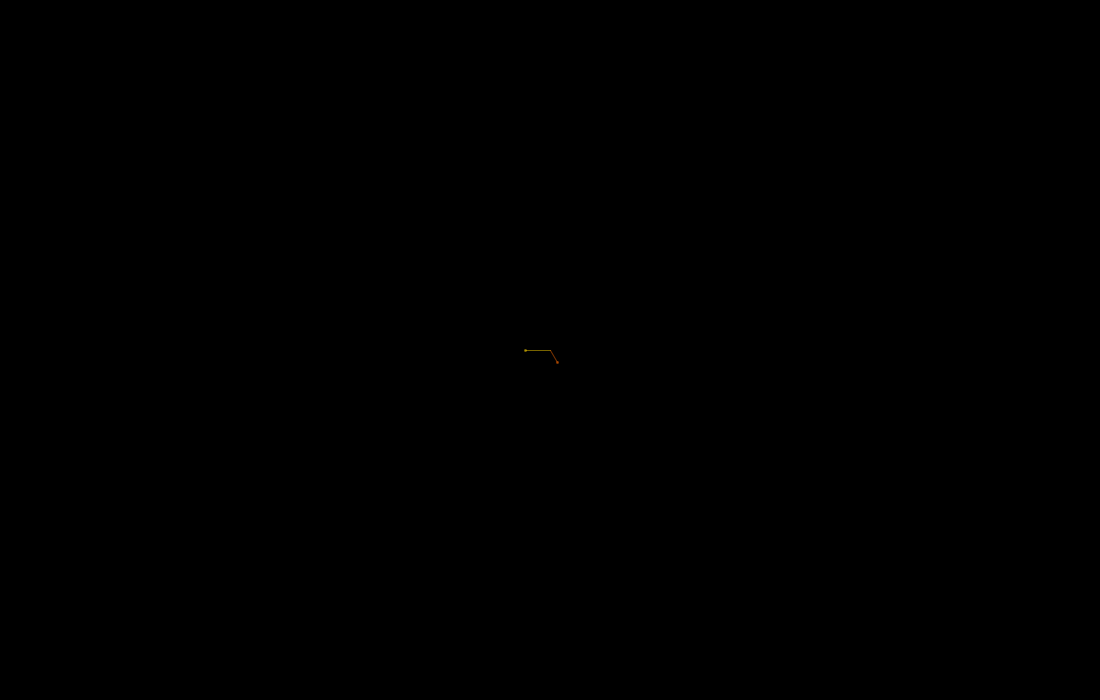
Frame 1 (no input)
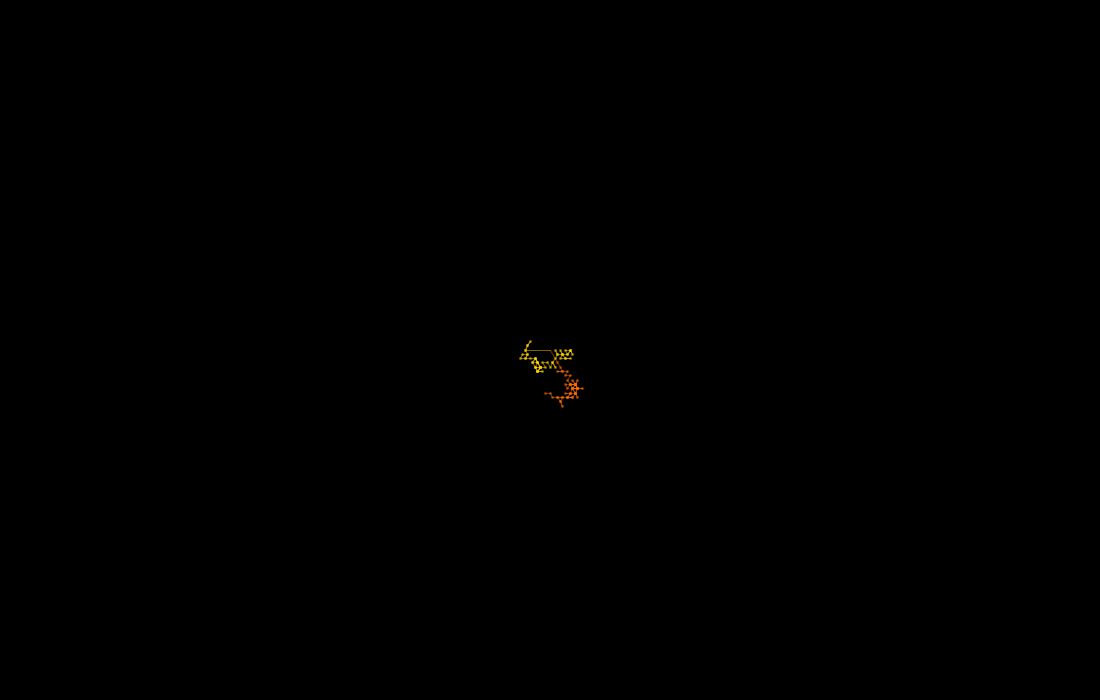
Frame 60 (the mouse pressed at the canvas centre just before this capture)
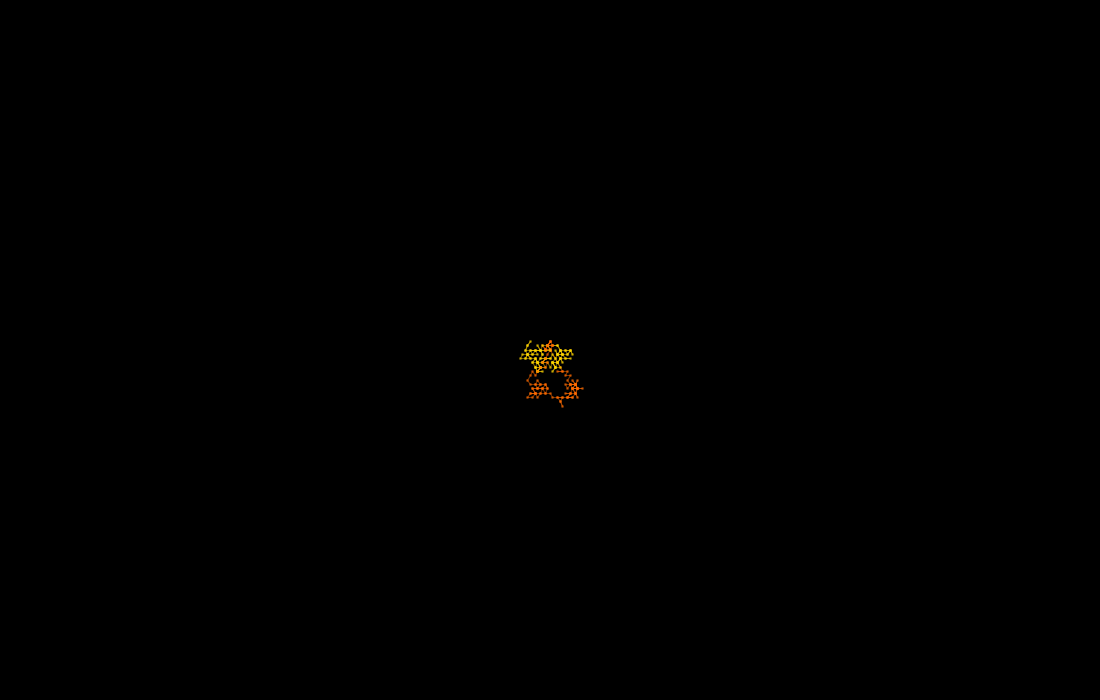
Frame 120 (the mouse held since frame 60 and released just before this capture)

The Processing sketch that drew these frames (run headless with seeded random() and noise(); from frame 60 on, the mouse is pressed at the canvas centre):

// Processing sketch: agent_moving_on_triangular_grid
// ── agent_moving_on_triangular_grid.pde
/* 
/*
This sketch is an agent moving on an triangular equilateral grid.
It would be nice to have a gui lib to act upon the drawing while it's running

You need to know 
- oop
- polar coordinates

this example will need sliders and gui elements to tweak things while running
*/

Triangle_side ts1,ts2;


void setup() {
  size( 1100, 700 );
  background( 0 );
  smooth();

  colorMode(HSB, 360, 100, 100, 255);

  ts1 = new Triangle_side(width/2, height/2, 25);
  ts2 = new Triangle_side(width/2, height/2, 15);

}

void draw() {

    ts1.run(50, 100, 100, 120, 1);
    ts1.setRadius(5);

    ts2.run(25, 100, 100, 120, 1);
    ts2.setRadius(5);

}



// ── c_triangle_side.pde
class Triangle_side {
  float radius = 20;
  float x, y;
  float prevX, prevY;
  color col;
  float alph;


  Triangle_side(float x, float y, float radius) {
    this.x =x;
    this.y = y;
    this.radius=radius;
    this.col = col;
    this.alph = alph;

    x = width/2;
    y = height/2;

    prevX = x;
    prevY = y;
  }

  void run(float aH, float aS, float aB, float aA, float weight) {
    pushStyle();
    float angle = (TWO_PI / 6) * floor( random( 6 ));
    x += cos( angle ) * radius;
    y += sin( angle ) * radius;

    if ( x < 0 || x > width ) {
      x = prevX;
      y = prevY;
    }

    if ( y < 0 || y > height) {
      x = prevX;
      y = prevY;
    }

    noFill(); 
    stroke(aH, aS, aB, aA);
    strokeWeight( weight );
    line( x, y, prevX, prevY );

    strokeWeight(weight+2 );
    point( x, y );

    prevX = x;
    prevY = y;
    popStyle();
  }

  void setRadius(float newRadius) {
    radius = newRadius;
  }
}
